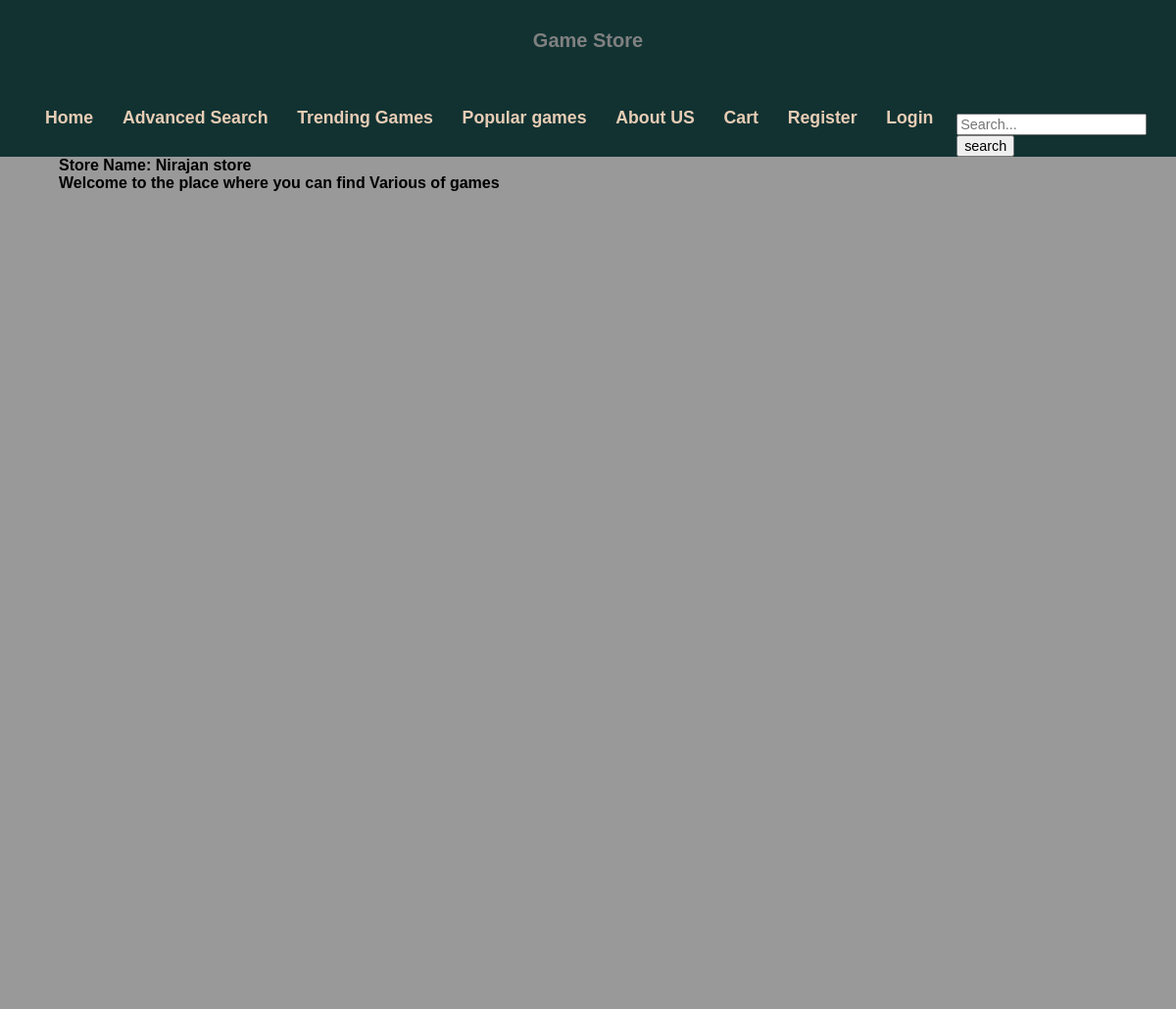
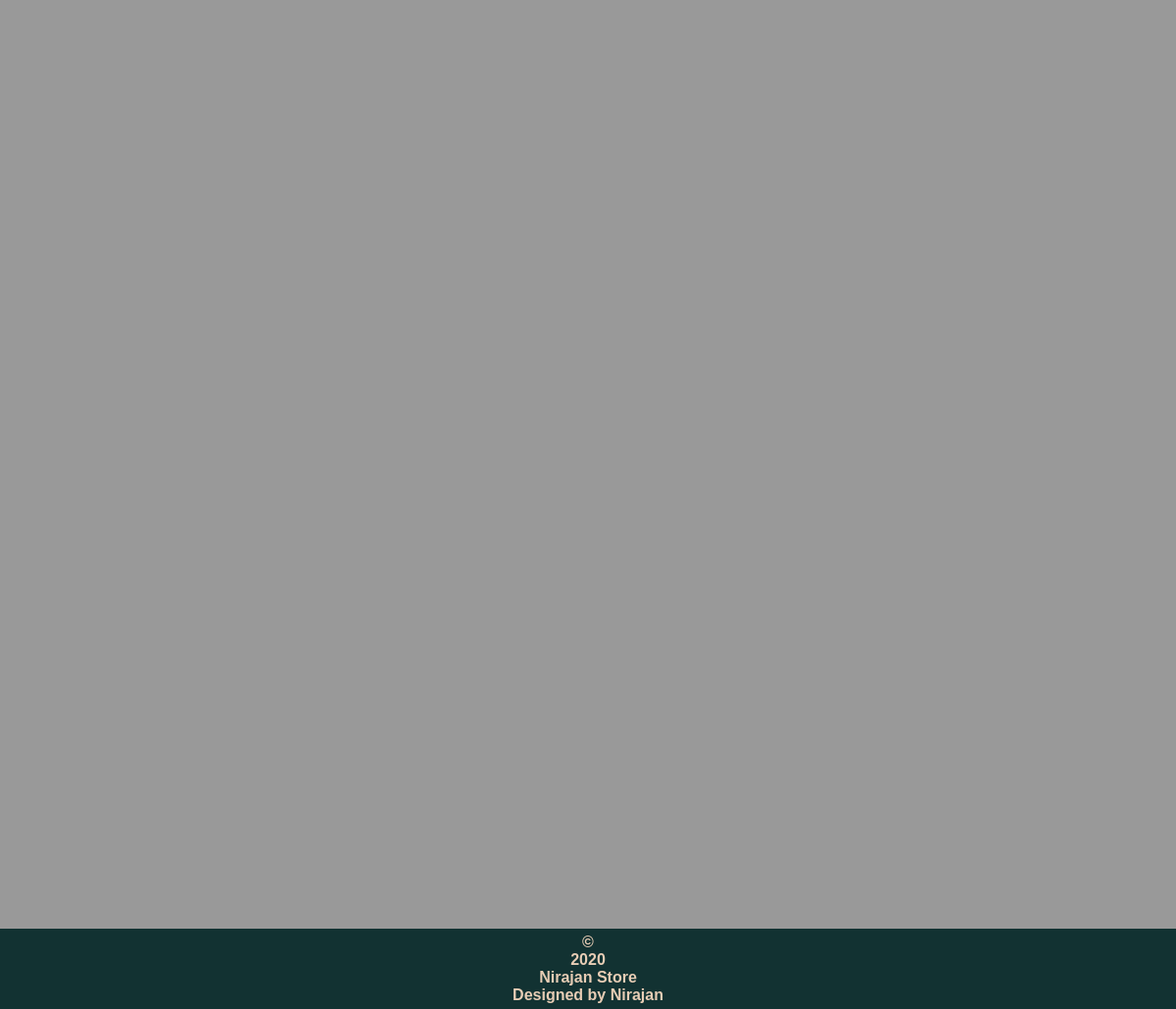
Screenshot of /php/about.php with the database file from the repository (2 pictures, top to bottom).
### tables this page shows
CREATE TABLE stores (
                id INTEGER PRIMARY KEY,
                title TEXT,
                description TEXT,
                suburb TEXT,
                state TEXT,
                street TEXT,
                country TEXT,
                contact_number TEXT
               
           
                 );

### php/about.php (the view, shortened to what this page needs)
<?php
include 'header.php';
 ?>
	<section class="container">
			<h2>
			<?php
                $stores=$db->query("SELECT * FROM stores  limit 20");
                    while ($row = $stores->fetchArray()) {
                        ?>
							Store Name:	<?php echo $row['title']; ?>
									<?php echo $row['description']; ?>
                        <?php
					}
					?>
			</h2>
	</section>
		<footer class="bottom" >© <br/>2020<br/> Nirajan Store<br/> <span>Designed by Nirajan</span></footer>
		</body>
	</html>

### css/css.css (style rules this page uses)
* { font-size:100%; font-family:Arial, "Helvetica Neue" , Helvetica, sans-serif; box-sizing:border-box; margin:0px; }
body { background-color: #999999; min-height:1000px; }
footer { width: 100%; background-color:#123232; padding: 5px; font-weight: bold ; font-size: 1rem; text-align: center; color: #e7cdb5; bottom:0; margin:0 auto; margin-top: 100px !important; }
footer.bottom { position: fixed; bottom: 0; }
.container,.welcome-container { width:90%; margin:0 auto; min-height:1900px; }

### rows the page displays
stores: title "Nirajan store", description "Welcome to the place where you can find Various of games"
